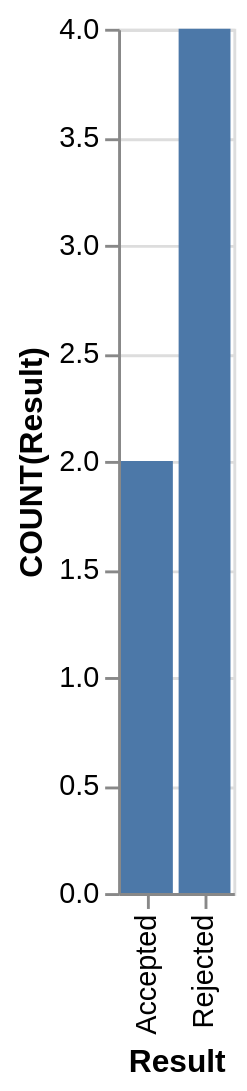

Here is the Vega-Lite specification saved for this chart:
### Vega-Lite specification from a JSON file in a GitHub repository (floating-point values rounded to 4 significant figures)
{"data": {"values": [{"x_data": "Accepted", "y_data": 2}, {"x_data": "Rejected", "y_data": 4}]}, "mark": "bar", "encoding": {"x": {"field": "x_data", "type": "nominal", "title": "Result", "sort": {"op": "sum", "field": "y_data", "order": "ascending"}}, "y": {"field": "y_data", "type": "quantitative", "title": "COUNT(Result)"}}}
